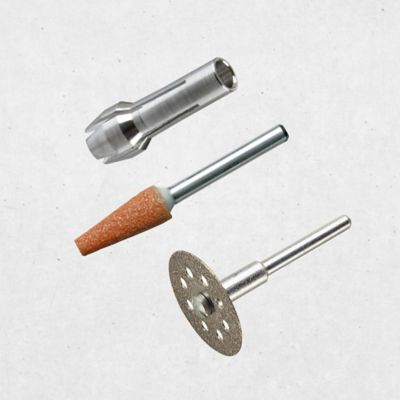
#> input picture herramientas.jpeg, 400 x 400 px, given in place of herramientas.jpg, which was not available
$ python umbral.py
#> lines starting #> are read from the running program, lines starting #| are printed output that depends on the picture; after the words box and inside, x2 and y2 are one past the last pixel; in counts of white or black regions, pixels touching at a corner belong together
import numpy as np
import cv2

#THRESH_BINARY
#THRESH_BINARY_INV
#THRESH_TRUNC
#THRESH_TOZERO
#THRESH_TOZERO_INV

#establece la imagen en gris
gray = cv2.imread('herramientas.jpg', cv2.IMREAD_GRAYSCALE)
#> gray: shape (400, 400); min 0, max 255, mean 223.5
#se aplica la segementacion
t, segmentar = cv2.threshold(gray, 170, 255, cv2.THRESH_BINARY)
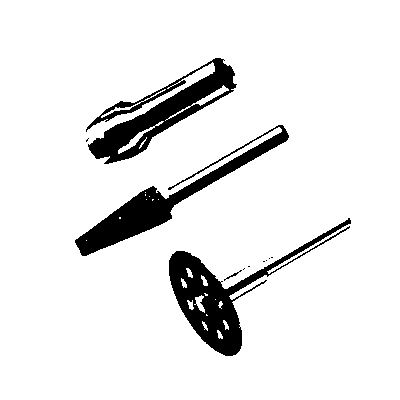
#> segmentar: shape (400, 400); 91% white; 11 black regions (7 under 20 px), largest, box (x1, y1, x2, y2) and area: (169, 218, 351, 356) 5046, (86, 58, 237, 164) 4762, (75, 125, 289, 256) 4585, (224, 270, 242, 281) 32
#muestra la imagen en gris
cv2.imshow('umbral', gray)
#muestra en ventana la segmentacion
cv2.imshow('result', segmentar)
#esspera tecla para cerrar la ventana
cv2.waitKey(0)
cv2.destroyAllWindows()

$ run again, with figuras3d.jpeg copied over herramientas.jpeg
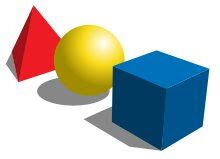
#> input picture figuras3d.jpeg, 220 x 159 px, given in place of herramientas.jpg, which was not available
#> `gray = cv2.imread('herramientas.jpg', cv2.IMREAD_GRAYSCALE)`:
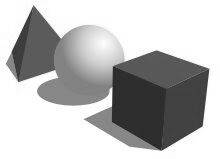
#> gray: shape (159, 220); min 29, max 255, mean 187.8
#> `t, segmentar = cv2.threshold(gray, 170, 255, cv2.THRESH_BINARY)`:
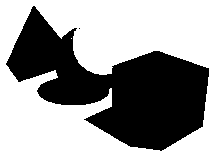
#> segmentar: shape (159, 220); 61.7% white; 2 black regions (1 under 20 px), largest, box (x1, y1, x2, y2) and area: (6, 6, 209, 151) 13409
